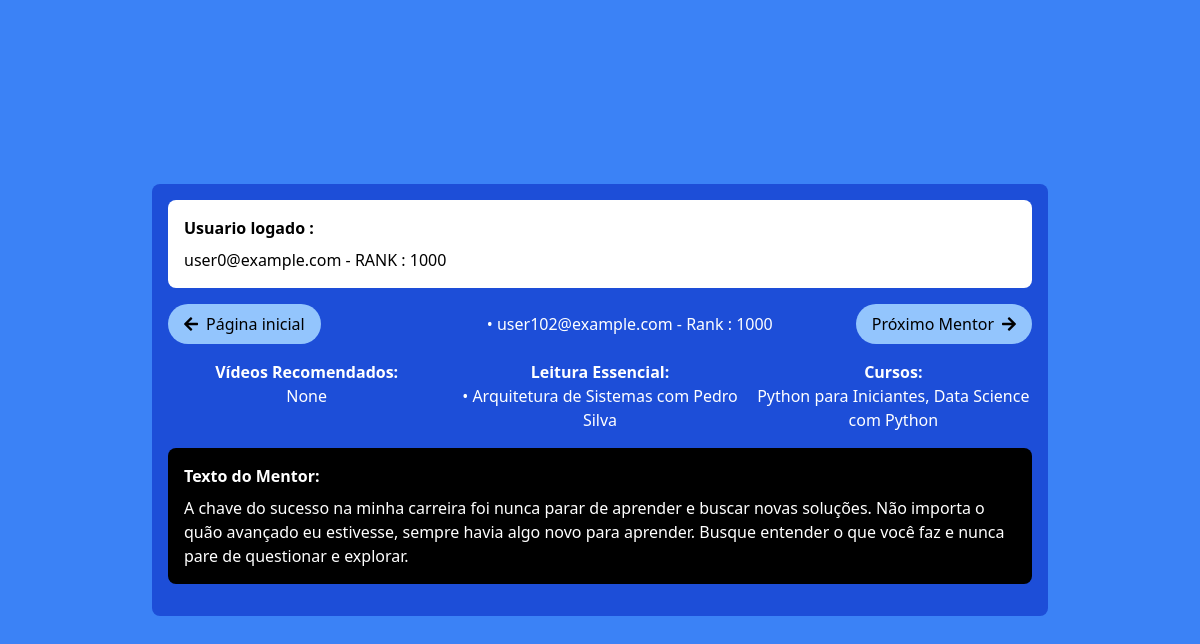
/indicacoes/init?page=1 (signed in), run on an earlier commit of the app's database.
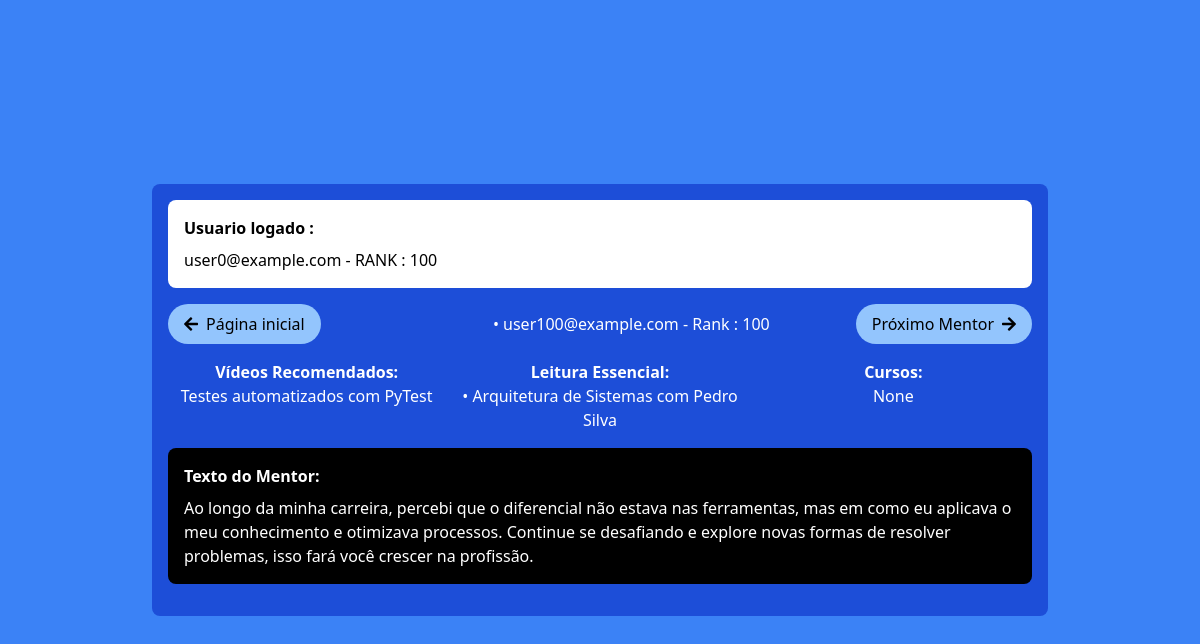
And on a later commit of the database.
### tables this page shows
CREATE TABLE profession_data (
                        id INTEGER PRIMARY KEY AUTOINCREMENT,
                        profession_id INTEGER NOT NULL,
                        region_id INTEGER NOT NULL,
                        salary INTEGER NOT NULL,
                        email TEXT UNIQUE NOT NULL,
                        rank INTEGER,
                        FOREIGN KEY (profession_id) REFERENCES professions(id),
                        FOREIGN KEY (region_id) REFERENCES regions(id));

CREATE TABLE indications (
                        id INTEGER PRIMARY KEY AUTOINCREMENT,
                        email TEXT NOT NULL,
                        courses TEXT,
                        videos TEXT,
                        books TEXT,
                        motivational_text TEXT,
                        FOREIGN KEY (email) REFERENCES users(useremail));

### routes/indicacoes.py (the view)
@indicacoes_route.route('/init')
def usuarios():
    user_email = session['user']
    print("logged email " + user_email)
    page = request.args.get('page', 0, type=int)  # Obter o número da página (0 por padrão)
    higher_rank_users, user_rank = get_usuario_by_index(page, user_email)
    if higher_rank_users is None:
        return render_template('indicacoes.html', indicacoes=None, has_next=False)
    has_next = True if higher_rank_users != None else False
    print("higher_rank_users " + str(higher_rank_users))
    return render_template('indicacoes.html', indicacoes=higher_rank_users, has_next=has_next, page=page, user_email=user_email, user_rank=user_rank)

### routes/indicacoes.py (called while the page is built)
def get_db():
    db = getattr(g, '_database', None)
    if db is None:
        db = g._database = sqlite3.connect(DATABASE)
    return db

def query_db(query, args=(), one=False):
    cur = get_db().execute(query, args)
    rv = cur.fetchall()
    cur.close()
    return (rv[0] if rv else None) if one else rv

@indicacoes_route.teardown_request
def close_connection(exception):
    db = getattr(g, '_database', None)
    if db is not None:
        db.close()

def get_usuario_by_index(index, user_email):
    user_rank = query_db('SELECT Rank FROM profession_data WHERE email = ?', [user_email], one=True)
    print("user_rank " + str(user_rank))
    if user_rank:
            user_rank = user_rank[0]
            higher_rank_users = query_db('''
                SELECT p.email, i.courses, i.videos, i.books, i.motivational_text, p.rank
                FROM profession_data p
                JOIN indications i ON p.email = i.email
                WHERE p.Rank >= ? LIMIT 1 OFFSET ?
            ''', [user_rank, index])
            print("higher_rank_users " + str(higher_rank_users))
    else:
        higher_rank_users = None
    return higher_rank_users, user_rank

### templates/indicacoes.html (shortened to what this page needs)
<!DOCTYPE html>
<html lang="pt-BR">
<head>
    <script src="https://cdn.tailwindcss.com"></script>
    <link rel="stylesheet" href="https://cdnjs.cloudflare.com/ajax/libs/font-awesome/5.15.3/css/all.min.css">
</head>
<body class="bg-blue-500 flex items-center justify-center min-h-screen">
    <div class="bg-blue-700 text-white w-full max-w-4xl p-4 rounded-lg">
        <div class="bg-white text-black p-4 rounded-lg mb-4">
            <h2 class="font-bold mb-2">Usuario logado :</h2>
            {% if user_email %}
                <p>{{ user_email }} - RANK :  {{ user_rank }}</p>
            {% endif %}
        </div>
        <div class="flex justify-between items-center mb-4">
            <a href="/home/return" class="bg-blue-300 text-black px-4 py-2 rounded-full flex items-center">
                <i class="fas fa-arrow-left"></i>
                <span class="ml-2">Página inicial</span>
            </a>
            {% if indicacoes %}
                    {% for indicacao in indicacoes %}
                        <p>• {{ indicacao[0] }} - Rank : {{ indicacao[5] }}</p>
                    {% endfor %}
                {% if has_next %}
                    <a href="{{ url_for('indicacoes.usuarios', page=page + 1) }}" class="bg-blue-300 text-black px-4 py-2 rounded-full flex items-center">
                        <span class="mr-2">Próximo Mentor</span>
                        <i class="fas fa-arrow-right"></i>
                    </a>
                {% else %}
                    <div class="bg-blue-300 text-black px-4 py-2 rounded-full flex items-center">
                    <span class="mr-2">Fim da lista</span>
                    </div>
                 {% endif %}
            {% else %}
                <h1 class="text-xl font-bold mb-4">Fim da lista de Indicações</h1>
            {% endif %}
        </div>
        <div class="grid grid-cols-3 gap-4 text-center mb-4">
            <div>
                <h2 class="font-bold">Vídeos Recomendados:</h2>
                {% if indicacoes %}
                    {% for indicacao in indicacoes %}
                        <p>{{ indicacao[2] }}</p>
                    {% endfor %}
                {% else %}
                    <p>Nenhum vídeo recomendado disponível.</p>
                {% endif %}
            </div>
            <div>
                <h2 class="font-bold">Leitura Essencial:</h2>
                {% if indicacoes %}
                    {% for indicacao in indicacoes %}
                        <p>• {{ indicacao[3] }}</p>
                    {% endfor %}
                {% else %}
                    <p>Nenhum livro recomendado disponível.</p>
                {% endif %}
            </div>
            <div>
                <h2 class="font-bold">Cursos:</h2>
                {% if indicacoes %}
                    {% for indicacao in indicacoes %}
                        <p>{{ indicacao[1] }}</p>
                    {% endfor %}
                {% else %}
                    <p>Nenhum curso recomendado disponível.</p>
                {% endif %}
            </div>
        </div>
        <div class="bg-black text-white p-4 rounded-lg mb-4">
            <h2 class="font-bold mb-2">Texto do Mentor:</h2>
            {% if indicacoes %}
                {% for indicacao in indicacoes %}
                    <p>{{ indicacao[4] }}</p>
                {% endfor %}
            {% else %}
                <p>Nenhum texto motivacional disponível.</p>
            {% endif %}
        </div>
    </div>
</body>
</html>

What changed in the data, as far as the page shows it:
no longer on this page (row edited): indications: email "user102@example.com", rank "1000", indicacao "None", books "Arquitetura de Sistemas com Pedro Silva", courses "Python para Iniciantes, Data Science com Python", motivational_text "A chave do sucesso na minha carreira foi nunca parar de aprender e buscar novas soluções. Não importa o quão avançado eu estivesse, sempre havia algo novo para aprender. Busque entender o que você faz e nunca pare de questionar e explorar."
changed profession_data "user0@example.com": rank "1000" → (not shown)
now on this page (row edited): indications: email "user100@example.com", rank "100", videos "Testes automatizados com PyTest", books "Arquitetura de Sistemas com Pedro Silva", indicacao "None", motivational_text "Ao longo da minha carreira, percebi que o diferencial não estava nas ferramentas, mas em como eu aplicava o meu conhecimento e otimizava processos. Continue se desafiando e explore novas formas de resolver problemas, isso fará você crescer na profissão."
Also different on the page:
{{ user_rank }}: (not shown) → "100"
